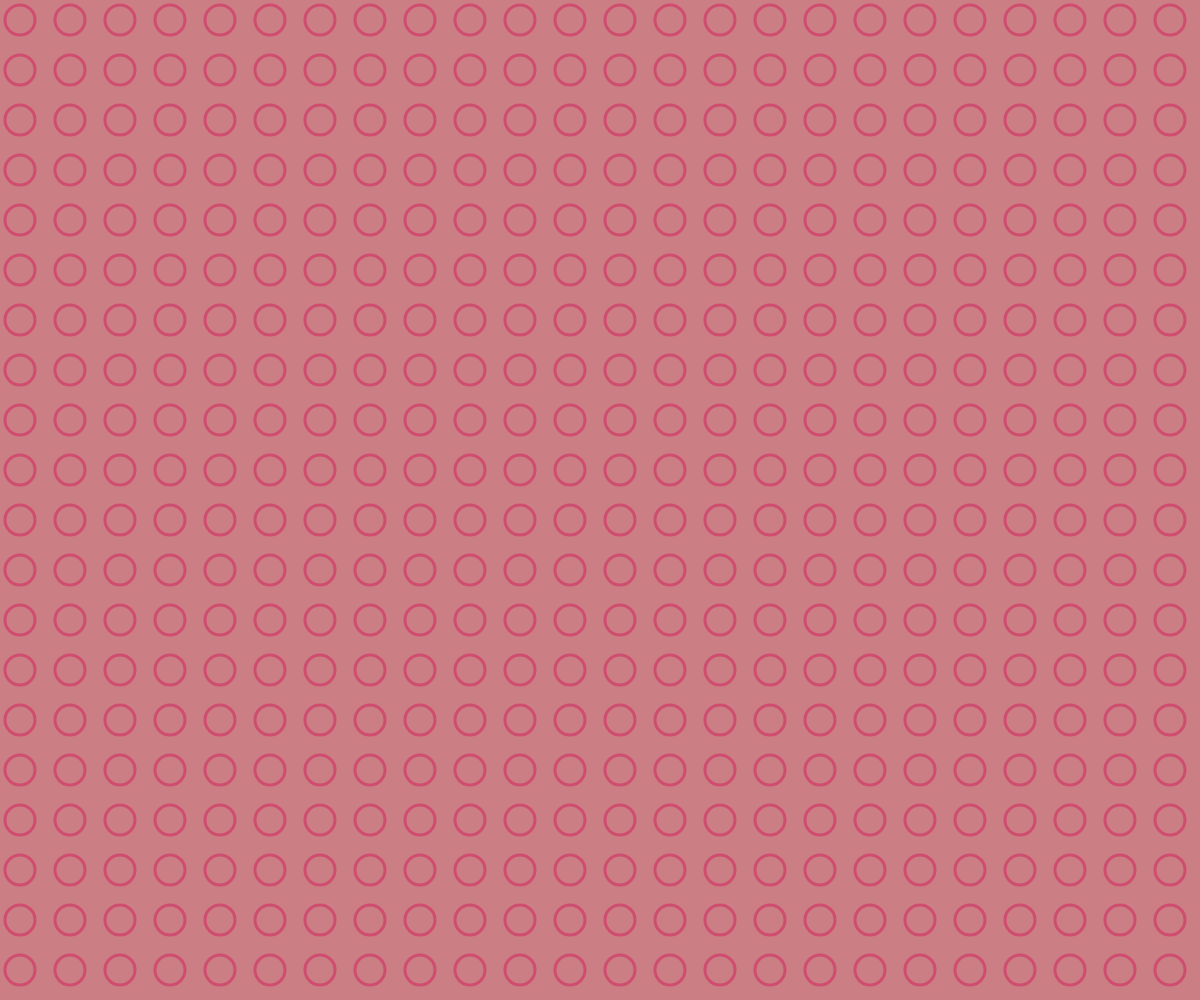
Frame 1 (no input)
Frame 60 (no input): identical to frame 1, image omitted
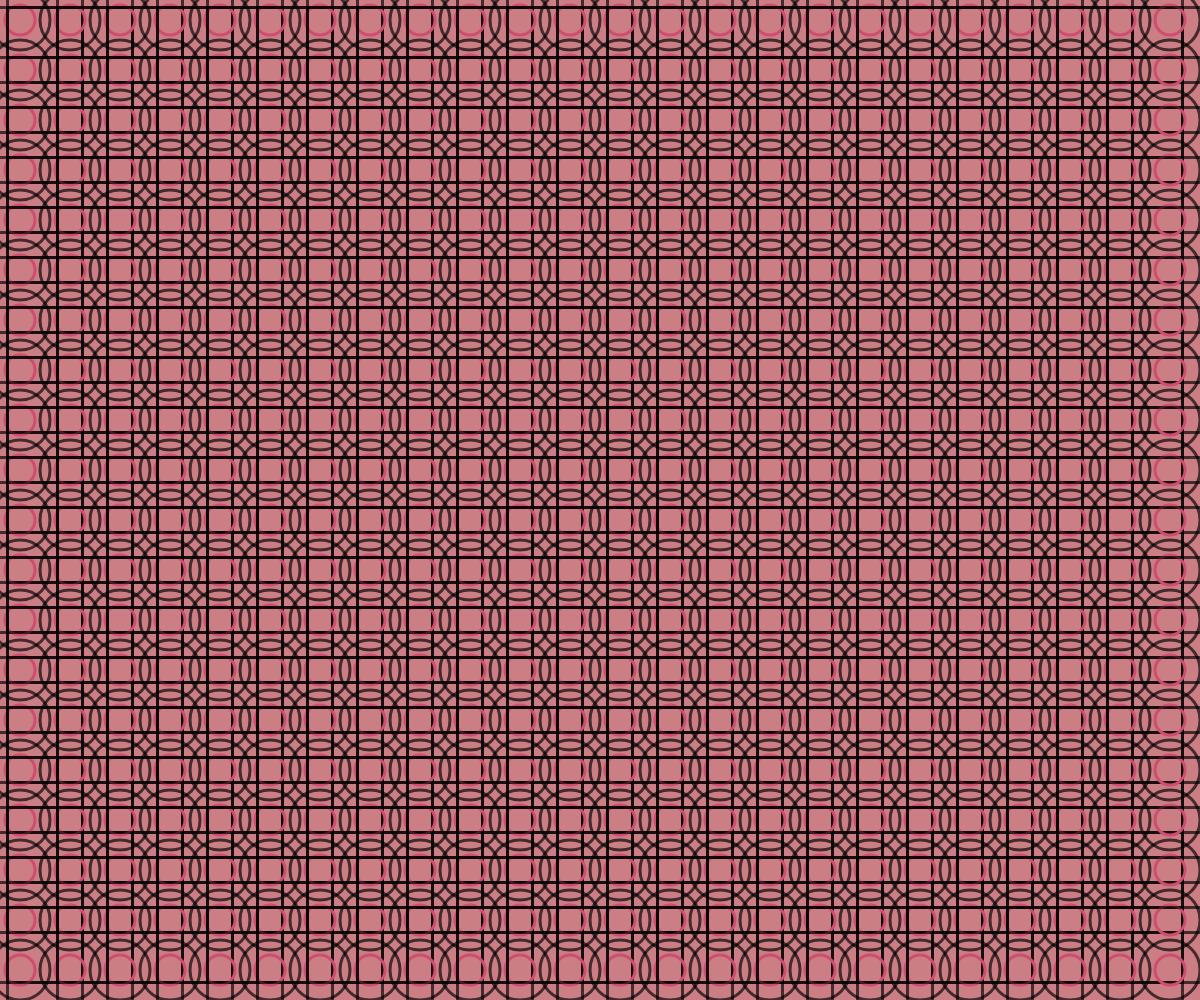
Frame 120 (the mouse pressed at the canvas centre since frame 60)

The p5.js sketch that drew these frames (run headless with seeded random() and noise() and a simulated clock; from frame 60 on, the mouse is pressed at the canvas centre):

// p5.js sketch
// ── sketch.js
function setup() {
  createCanvas(windowWidth, windowHeight);
}

function draw() {
  rectMode(CENTER)
  background("#CC7E85");
  noFill()
  stroke("#CF4D6F")
  //ellipse(25,25,50)
  var w=mouseX/10
  for(var i=0;i<width/(50);i++)
  {
  for(var j=0;j<height/(50);j++)
  {
    stroke(0,170.179)
    ellipse(20+50*i,20+50*j,mouseX/10)
    rect(20+50*i,20+50*j,mouseY/4)
    stroke("#CF4D6F") 
    strokeWeight(3)
   ellipse(20+50*i,20+50*j,30)

  }
}
}
